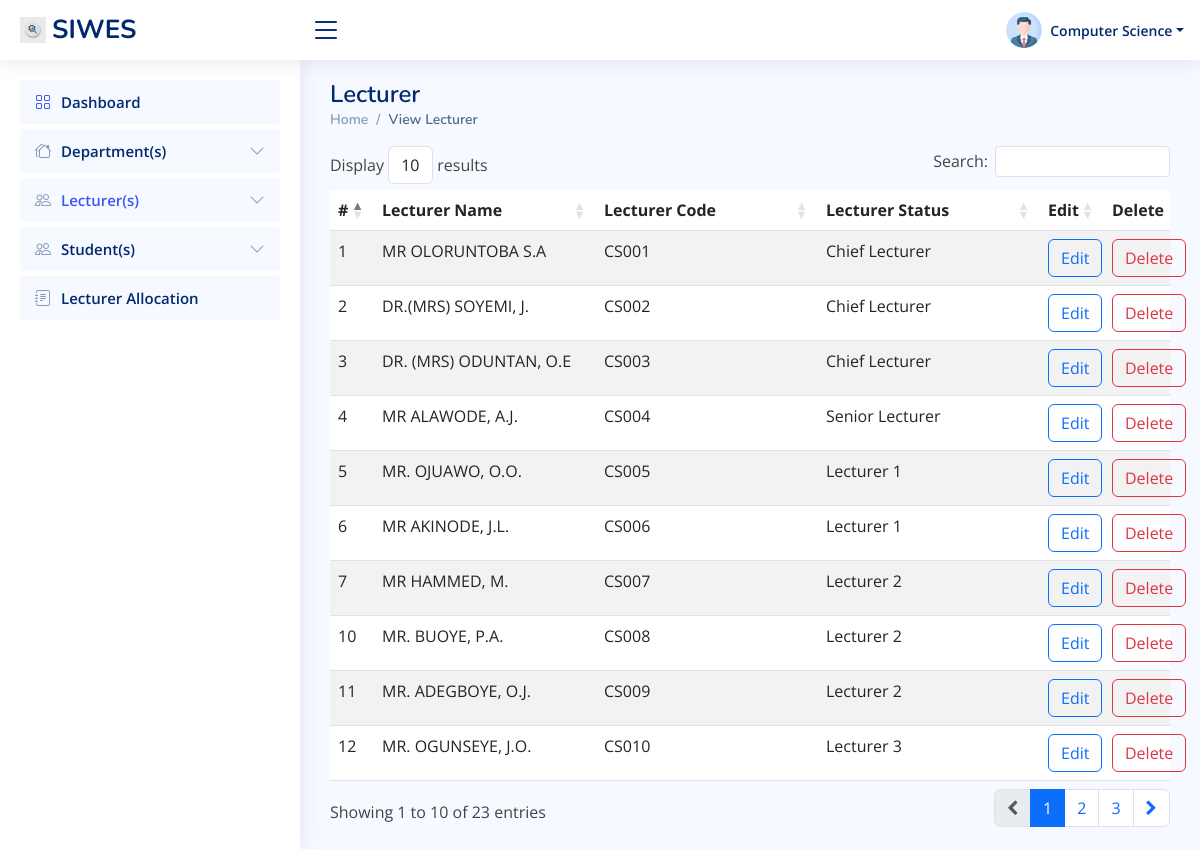
Screenshot of /admin/view_lecturer.php with the database file from the repository.
### tables this page shows
CREATE TABLE `lecturers` (
  `id` int(100) NOT NULL,
  `lecturer_name` varchar(100) NOT NULL,
  `lecturer_code` varchar(10) NOT NULL,
  `lec_status` varchar(50) NOT NULL,
  `passwords` varchar(256) NOT NULL
);

### admin/includes/functions.php (called while the page is built, shortened)
<?php
function getLecturers(){
    global $conn;
    $sql = "SELECT * FROM lecturers ORDER BY lecturer_name";
    $result = mysqli_query($conn, $sql);
    return $result;
}
?>

### admin/view_lecturer.php (the view, shortened to what this page needs)
<?php
require_once './includes/header.php';
require_once './includes/functions.php';
$lecturers = getLecturers();
?>
<header id="header" class="header fixed-top d-flex align-items-center">
    <div class="d-flex align-items-center justify-content-between">
        <a href="index.php" class="logo d-flex align-items-center">
            <img src="assets/img/logo.jpg" alt="">
            <span class="d-none d-lg-block">SIWES</span>
        </a>
        <i class="bi bi-list toggle-sidebar-btn"></i>
    </div>
    <nav class="header-nav ms-auto">
        <ul class="d-flex align-items-center">
            <li class="nav-item dropdown pe-3">
                <a class="nav-link nav-profile d-flex align-items-center pe-0" href="#" data-bs-toggle="dropdown">
                    <img src="assets/img/profile-img.png" alt="Profile" class="rounded-circle">
                    <span class="d-none d-md-block dropdown-toggle ps-2">Computer Science</span>
                </a>
            </li>
        </ul>
    </nav>
</header>
<aside id="sidebar" class="sidebar">
    <ul class="sidebar-nav" id="sidebar-nav">
        <li class="nav-item">
            <a class="nav-link" style="color: #012970;" href="index.php">
                <i class="bi bi-grid"></i>
                <span>Dashboard</span>
            </a>
        </li>
        <li class="nav-item">
            <a class="nav-link collapsed" data-bs-target="#components-nav" data-bs-toggle="collapse" href="#">
                <i class="bi bi-houses"></i><span>Department(s)</span><i class="bi bi-chevron-down ms-auto"></i>
            </a>
        </li>
        <li class="nav-item">
            <a class="nav-link collapsed" style="background-color: #f6f9ff; color: #4154f1;" data-bs-target="#forms-nav"
                data-bs-toggle="collapse" href="#">
                <i class="bi bi-people"></i><span>Lecturer(s)</span><i class="bi bi-chevron-down ms-auto"></i>
            </a>
        </li>
        <li class="nav-item">
            <a class="nav-link collapsed" data-bs-target="#tables-nav" data-bs-toggle="collapse" href="#">
                <i class="bi bi-people"></i><span>Student(s)</span><i class="bi bi-chevron-down ms-auto"></i>
            </a>
        </li>
        <li class="nav-item">
            <a class="nav-link collapsed" href="allocate.php">
                <i class="bi bi-journal-text"></i>
                <span>Lecturer Allocation</span>
            </a>
        </li>
    </ul>
</aside>
<main id="main" class="main">
    <div class="pagetitle">
        <h1>Lecturer</h1>
        <nav>
            <ol class="breadcrumb">
                <li class="breadcrumb-item"><a href="index.php">Home</a></li>
                <li class="breadcrumb-item active">View Lecturer</li>
            </ol>
        </nav>
    </div>
    <section class="section dashboard">
        <div class="row">
            <div class="col-lg-12">
                <div class="row">
                    <table id="example" class="table table-striped" style="width:100%">
                        <thead>
                            <tr>
                                <th style="width: 10px;">#</th>
                                <th>Lecturer Name</th>
                                <th>Lecturer Code</th>
                                <th>Lecturer Status</th>
                                <th style="width: 30px;">Edit</th>
                                <th style="width: 50px;">Delete</th>
                            </tr>
                        </thead>
                        <tbody>
                            <?php
                            foreach($lecturers as $lecturer) {
                                echo ' <tr>
                                <td>'.$lecturer['id'].'</td>
                                <td>'.$lecturer['lecturer_name'].'</td>
                                <td>'.$lecturer['lecturer_code'].'</td>
                                <td>'.$lecturer['lec_status'].'</td>
                                <td><a class="btn btn-outline-primary" href="departmemt.php?edit='.$lecturer['id'].'">Edit</a></td>
                                <td><a class="btn btn-outline-danger" href="departmemt.php?delete='.$lecturer['id'].'">Delete</a></td>
                            </tr>';
                            }
                            ?>
                        </tbody>
                    </table>
                </div>
            </div>
        </div>
    </section>
</main>
<?php require_once './includes/footer.php'; ?>

### admin/assets/css/style.css (style rules this page uses)
:root { scroll-behavior: smooth; }
body { font-family: "Open Sans", sans-serif; background: #f6f9ff; color: #444444; }
a { color: #4154f1; text-decoration: none; }
h1, h2, h3, h4, h5, h6 { font-family: "Nunito", sans-serif; }
#main { margin-top: 60px; padding: 20px 30px; transition: all 0.3s; }
.pagetitle { margin-bottom: 10px; }
.pagetitle h1 { font-size: 24px; margin-bottom: 0; font-weight: 600; color: #012970; }
.breadcrumb { font-size: 14px; font-family: "Nunito", sans-serif; color: #899bbd; font-weight: 600; }
.breadcrumb a { color: #899bbd; transition: 0.3s; }
.breadcrumb .breadcrumb-item::before { color: #899bbd; }
.breadcrumb .active { color: #51678f; font-weight: 600; }
.logo { line-height: 1; }
@media (min-width: 1200px) { .logo { width: 280px; } }
.logo img { max-height: 26px; margin-right: 6px; }
.logo span { font-size: 26px; font-weight: 700; color: #012970; font-family: "Nunito", sans-serif; }
.header { transition: all 0.5s; z-index: 997; height: 60px; box-shadow: 0px 2px 20px rgba(1, 41, 112, 0.1); background-color: #fff; padding-left: 20px; }
.header .toggle-sidebar-btn { font-size: 32px; padding-left: 10px; cursor: pointer; color: #012970; }
.header-nav ul { list-style: none; }
.header-nav > ul { margin: 0; padding: 0; }
.header-nav .nav-profile { color: #012970; }
.header-nav .nav-profile img { max-height: 36px; }
.header-nav .nav-profile span { font-size: 14px; font-weight: 600; }
.sidebar { position: fixed; top: 60px; left: 0; bottom: 0; width: 300px; z-index: 996; transition: all 0.3s; padding: 20px; overflow-y: auto; scrollbar-width: thin; scrollbar-color: #aab7cf transparent; box-shadow: 0px 0px 20px rgba(1, 41, 112, 0.1); background-color: #fff; }
@media (min-width: 1200px) { #main, #footer { margin-left: 300px; } }
.sidebar-nav { padding: 0; margin: 0; list-style: none; }
.sidebar-nav li { padding: 0; margin: 0; list-style: none; }
.sidebar-nav .nav-item { margin-bottom: 5px; }
.sidebar-nav .nav-link { display: flex; align-items: center; font-size: 15px; font-weight: 600; color: #4154f1; transition: 0.3; background: #f6f9ff; padding: 10px 15px; border-radius: 4px; }
.sidebar-nav .nav-link i { font-size: 16px; margin-right: 10px; color: #4154f1; }
.sidebar-nav .nav-link.collapsed { color: #012970; background: #f6f9ff; }
.sidebar-nav .nav-link.collapsed i { color: #899bbd; }
.sidebar-nav .nav-link .bi-chevron-down { margin-right: 0; transition: transform 0.2s ease-in-out; }
@media only screen and (min-width: 768px) { .table { table-layout: fixed; max-width: 100% !important; } }
thead { background: #ddd; }
.table td:nth-child(2) { overflow: hidden; text-overflow: ellipsis; }

### rows the page displays
lecturers: id "3", lecturer_name "DR. (MRS) ODUNTAN, O.E", lecturer_code "CS003", lec_status "Chief Lecturer"
lecturers: id "2", lecturer_name "DR.(MRS) SOYEMI, J.", lecturer_code "CS002", lec_status "Chief Lecturer"
lecturers: id "6", lecturer_name "MR AKINODE, J.L.", lecturer_code "CS006", lec_status "Lecturer 1"
lecturers: id "4", lecturer_name "MR ALAWODE, A.J.", lecturer_code "CS004", lec_status "Senior Lecturer"
lecturers: id "7", lecturer_name "MR HAMMED, M.", lecturer_code "CS007", lec_status "Lecturer 2"
lecturers: id "1", lecturer_name "MR OLORUNTOBA S.A", lecturer_code "CS001", lec_status "Chief Lecturer"
lecturers: id "11", lecturer_name "MR. ADEGBOYE, O.J.", lecturer_code "CS009", lec_status "Lecturer 2"
lecturers: id "10", lecturer_name "MR. BUOYE, P.A.", lecturer_code "CS008", lec_status "Lecturer 2"
lecturers: id "12", lecturer_name "MR. OGUNSEYE, J.O.", lecturer_code "CS010", lec_status "Lecturer 3"
lecturers: id "5", lecturer_name "MR. OJUAWO, O.O.", lecturer_code "CS005", lec_status "Lecturer 1"
